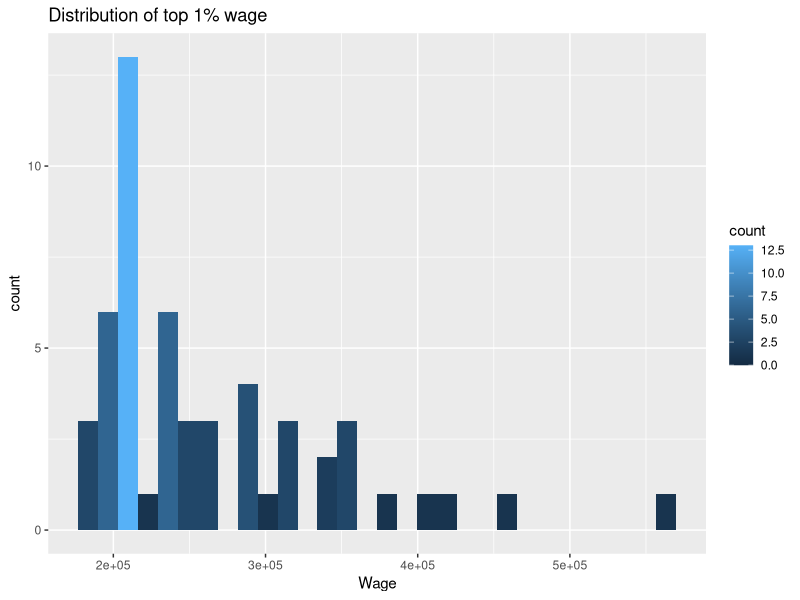
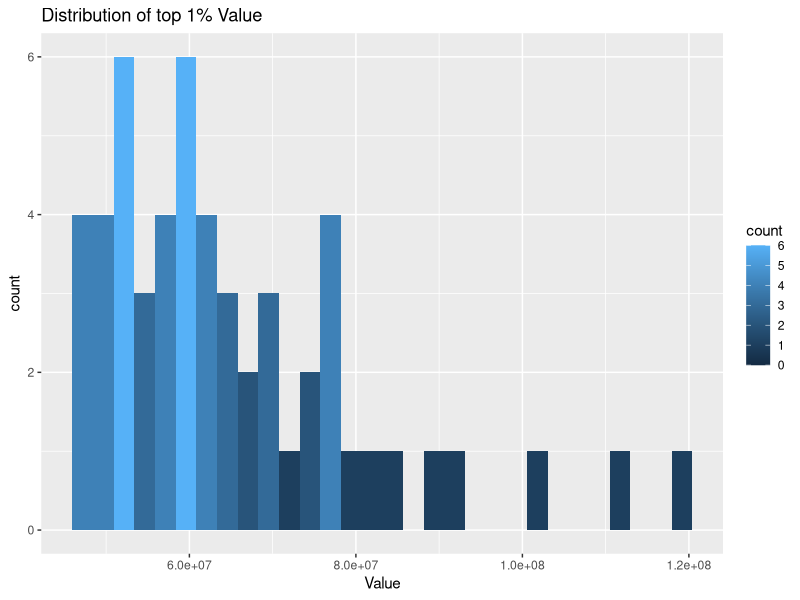
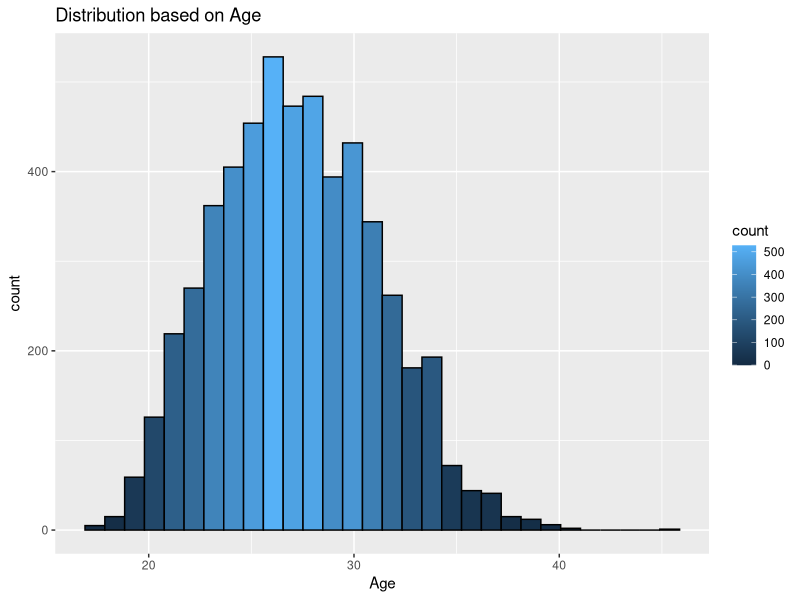
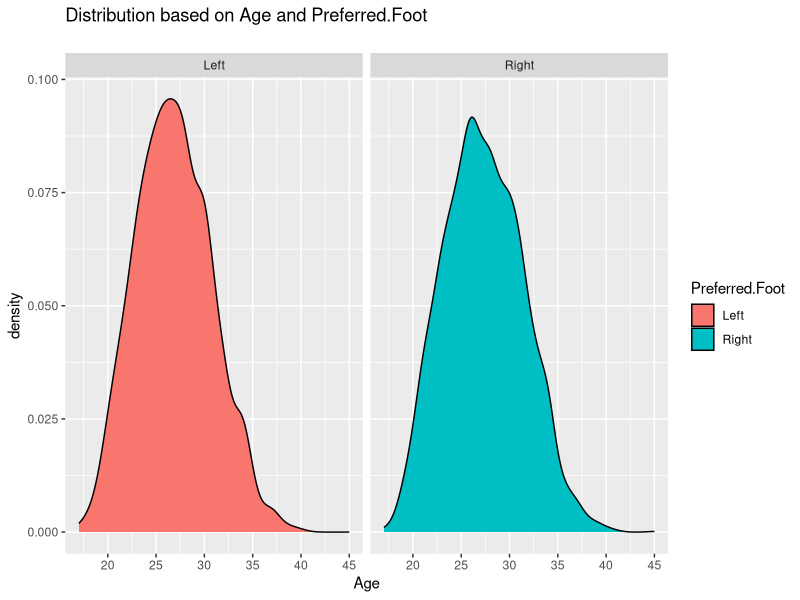
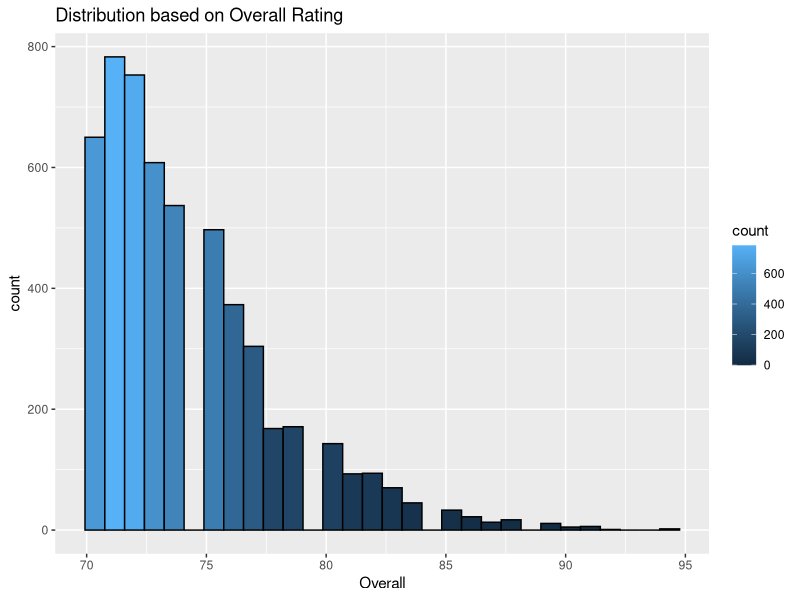
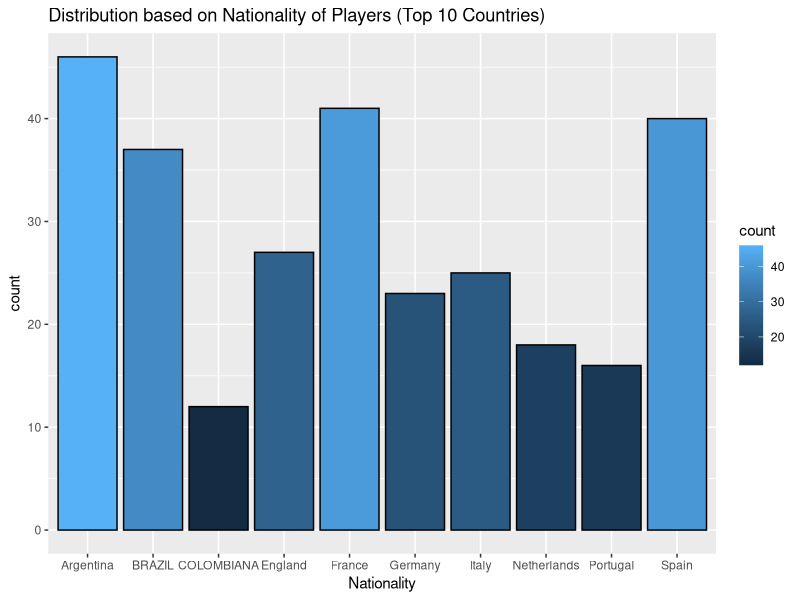
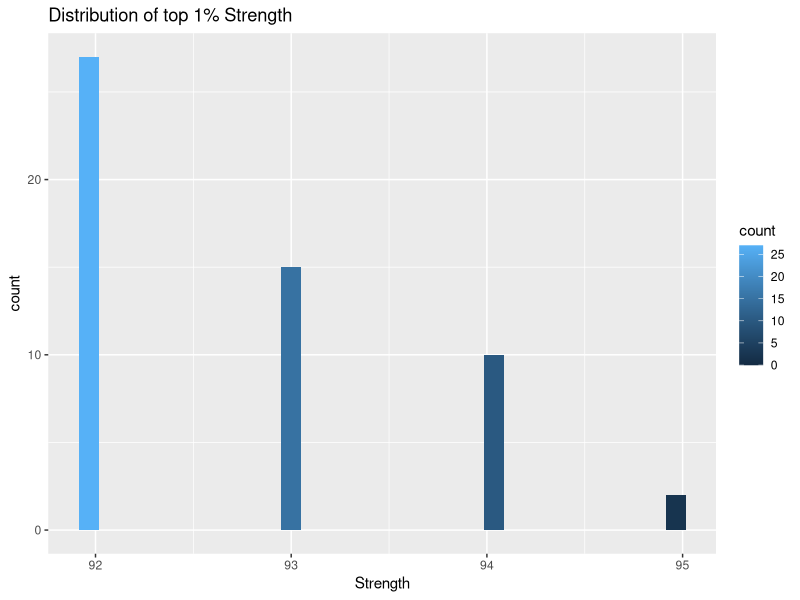
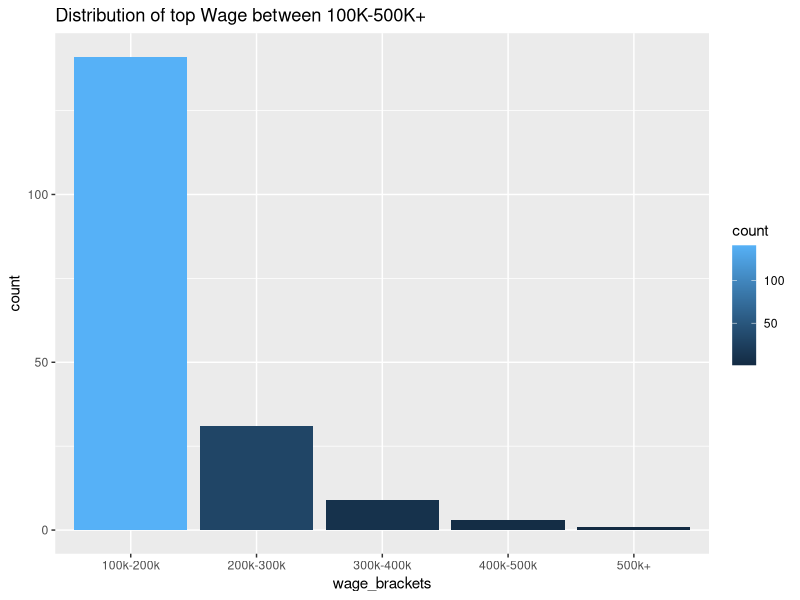

Reproduce these figures in R, in order.
## ---- chunk 1
library(ggplot2)
library(dplyr)
library(gridExtra)
df = read.csv(file = "fifa.csv", stringsAsFactors = FALSE)
df = tbl_df(df)
## ---- chunk 2
head(df)
## ---- chunk 3
toNumberCurrency <- function(vector) {
    vector <- as.character(vector)
    vector <- gsub("(€|,)","", vector)
    result <- as.numeric(vector)
   
    k_positions <- grep("K", vector)
    result[k_positions] <- as.numeric(gsub("K","",        vector[k_positions])) * 1000
  
    m_positions <- grep("M", vector)
    result[m_positions] <- as.numeric(gsub("M","", 
    vector[m_positions])) * 1000000
    
    return(result)
}
df$Wage <- toNumberCurrency(df$Wage) 
df$Value <- toNumberCurrency(df$Value)
## ---- chunk 4
head(df$Wage)
## ---- chunk 5
head(df$Value)
## ---- chunk 6
top_1_percent_wage   <- quantile(df$Wage, probs=0.99)
filtered_wage <- filter(df, Wage > top_1_percent_wage)

g_value <- ggplot(filtered_wage, aes(Wage))
g_value + 
geom_histogram(aes(fill=..count..)) + 
ggtitle("Distribution of top 1% wage")
## ---- chunk 7
top_1_percent_value   <- quantile(df$Value, probs=0.99)
filtered_value <- filter(df, Value > top_1_percent_value)

g_wage <- ggplot(filtered_value, aes(Value))
g_wage + 
geom_histogram(aes(fill=..count..)) + 
ggtitle("Distribution of top 1% Value")
## ---- chunk 8
# Create wage brackets
wage_breaks <- c(0, 100000, 200000, 300000, 400000, 500000, Inf)
wage_labels <- c("0-100k", "100k-200k", "200k-300k", "300k-400k", "400k-500k", "500k+")
wage_brackets <- cut(x=df$Wage, breaks=wage_breaks, 
labels=wage_labels, include.lowest = TRUE)
df <- mutate(df, wage_brackets)
# Create value brackets

value_breaks <- c(0, 10000000, 20000000, 30000000, 40000000, 50000000, 60000000, 70000000, 80000000, 90000000, 100000000, Inf)
value_labels <- c("0-10M", "10-20M", "20-30M", "30-40M", "40-50M","50-60M", "60-70M", "70-80M", "80-90M","90-100M","100M+")
value_brackets <- cut(x=df$Value, breaks=value_breaks, 
labels=value_labels, include.lowest = TRUE)
df <-mutate(df, value_brackets)
head(df)
## ---- chunk 9
g_age <- ggplot(data = df, aes(Age))
g_age + 
geom_histogram(col="black", aes(fill = ..count..)) + ggtitle("Distribution based on Age")
## ---- chunk 10
g_age + 
geom_density(col="black", aes(fill = Preferred.Foot
), alpha=1) + facet_grid(.~Preferred.Foot
) + 
ggtitle("Distribution based on Age and Preferred.Foot
")
## ---- chunk 11
g_overall <- ggplot(data = df, aes(Overall))
g_overall + 
geom_histogram(col="black", aes(fill = ..count..)) + ggtitle("Distribution based on Overall Rating")
## ---- chunk 12
countries_count <- count(df, Nationality)
top_10_countries <- top_n(countries_count, 10, n)
top_10_country_names <- top_10_countries$Nationality

country <- filter(df, Nationality == top_10_country_names)
ggplot(country, aes(x = Nationality)) + 
geom_bar(col = "black", aes(fill = ..count..)) + ggtitle("Distribution based on Nationality of Players (Top 10 Countries)")
## ---- chunk 13
top_1_percent_Strength   <- quantile(df$Strength, probs=0.99)
filtered_Strength <- filter(df, Strength > top_1_percent_Strength)

g_value <- ggplot(filtered_Strength, aes(Strength))
g_value + 
geom_histogram(aes(fill=..count..)) + 
ggtitle("Distribution of top 1% Strength")
## ---- chunk 14
not0To100K <- filter(df, wage_brackets != "0-100k") 
ggplot(not0To100K, aes(x = wage_brackets)) + 
geom_bar(aes(fill = ..count..)) + 
ggtitle("Distribution of top Wage between 100K-500K+")
## ---- chunk 15
moreThan50M <- filter(df, Value>50000000)
ggplot(moreThan50M, aes(x = value_brackets)) + 
geom_bar(aes(fill = ..count..)) + 
ggtitle("Distribution of value between 50M-100M+")
## ---- chunk 16
g_age_overall <- ggplot(df, aes(Age, Overall))
g_age_overall + 
geom_point(aes(color=wage_brackets)) + geom_smooth(color="darkblue") + 
ggtitle("Distribution between Age and Overall of players based  on Wage bracket")
## ---- chunk 17
g_age_overall <- ggplot(df, aes(Age, Overall))
g_age_overall + geom_point(aes(color=value_brackets)) + geom_smooth(color="darkblue") + 
ggtitle("Distribution between Age and Overall of players based on Value bracket")
## ---- chunk 18
ggplot(df, aes(Position)) + 
geom_bar(aes(fill = ..count..)) + 
ggtitle("Distribution based on General Playing Position")
## ---- chunk 19
group_clubs <- group_by(df, Club)
club_value <- summarise(group_clubs, total_val = sum(Value))
top_10_valuable_clubs <- top_n(club_value, 10, total_val)

top_10_valuable_clubs$Club <-as.factor(top_10_valuable_clubs$Club)

ggplot(top_10_valuable_clubs, aes(x = Club, y = total_val)) + geom_bar(stat = "identity", aes(fill=total_val)) + coord_flip() + ggtitle("Top 10 valuable clubs")
## ---- chunk 20
# Loading package
library  
   
# Summary of dataset in package
head(df)
## ---- chunk 21
top_1_percent_Strength   <- quantile(df$Strength, probs=0.99)
filtered_Strength <- filter(df, Strength > top_1_percent_Strength)
g_age_overall <- ggplot(filtered_Strength, aes(Age, Strength))
g_age_overall + 
geom_point(aes(color=Strength)) + geom_smooth(color="darkblue") + 
ggtitle("Distribution between least 1% Age and Strength")
## ---- chunk 22
top_1_percent_Strength   <- quantile(df$Strength, probs=0.99)
filtered_Strength <- filter(df, Strength < top_1_percent_Strength)
g_age_overall <- ggplot(filtered_Strength, aes(Age, Strength))
g_age_overall + 
geom_point(aes(color=Strength)) + geom_smooth(color="darkblue") + 
ggtitle("Distribution between top 1% Age and Strength")
## ---- chunk 23
top_1_percent_Acceleration   <- quantile(df$Acceleration, probs=1)
filtered_Acceleration <- filter(df, Acceleration > top_1_percent_Acceleration)
g_age_overall <- ggplot(filtered_Strength, aes(Age, Acceleration))
g_age_overall + 
geom_point(aes(color=Acceleration)) + geom_smooth(color="darkblue") + 
ggtitle("Distribution between top 1% Age and Acceleration")
## ---- chunk 24
top_1_percent_Acceleration   <- quantile(df$Acceleration, probs=1)
filtered_Acceleration <- filter(df, Acceleration < top_1_percent_Acceleration)
g_age_overall <- ggplot(filtered_Strength, aes(Age, Acceleration))
g_age_overall + 
geom_point(aes(color=Acceleration)) + geom_smooth(color="darkblue") + 
ggtitle("Distribution between least 1% Age and Acceleration")
## ---- chunk 25
top_1_percent_Agility   <- quantile(df$Agility, probs=0.99)
filtered_Agility <- filter(df, Agility > top_1_percent_Agility)
g_age_overall <- ggplot(filtered_Agility, aes(Age, Agility))
g_age_overall + 
geom_point(aes(color=Agility)) + geom_smooth(color="darkblue") + 
ggtitle("Distribution between top 1% Age and Agility")
## ---- chunk 26
top_1_percent_Agility   <- quantile(df$Agility, probs=0.99)
filtered_Agility <- filter(df, Agility < top_1_percent_Agility)
g_age_overall <- ggplot(filtered_Agility, aes(Age, Agility))
g_age_overall + 
geom_point(aes(color=Agility)) + geom_smooth(color="darkblue") + 
ggtitle("Distribution between least 1% Age and Agility")
## ---- chunk 27
top_1_percent_Aggression   <- quantile(df$Aggression, probs=0.99)
filtered_Aggression <- filter(df, Aggression > top_1_percent_Aggression)
g_age_overall <- ggplot(filtered_Aggression, aes(Age, Aggression))
g_age_overall + 
geom_point(aes(color=Aggression)) + geom_smooth(color="darkblue") + 
ggtitle("Distribution between top 1% Age and Aggression")
## ---- chunk 28
top_1_percent_Aggression   <- quantile(df$Aggression, probs=0.99)
filtered_Agility <- filter(df, Aggression < top_1_percent_Aggression)
g_age_overall <- ggplot(filtered_Agility, aes(Age, Aggression))
g_age_overall + 
geom_point(aes(color=Aggression)) + geom_smooth(color="darkblue") + 
ggtitle("Distribution between least 1% Age and Aggression")
